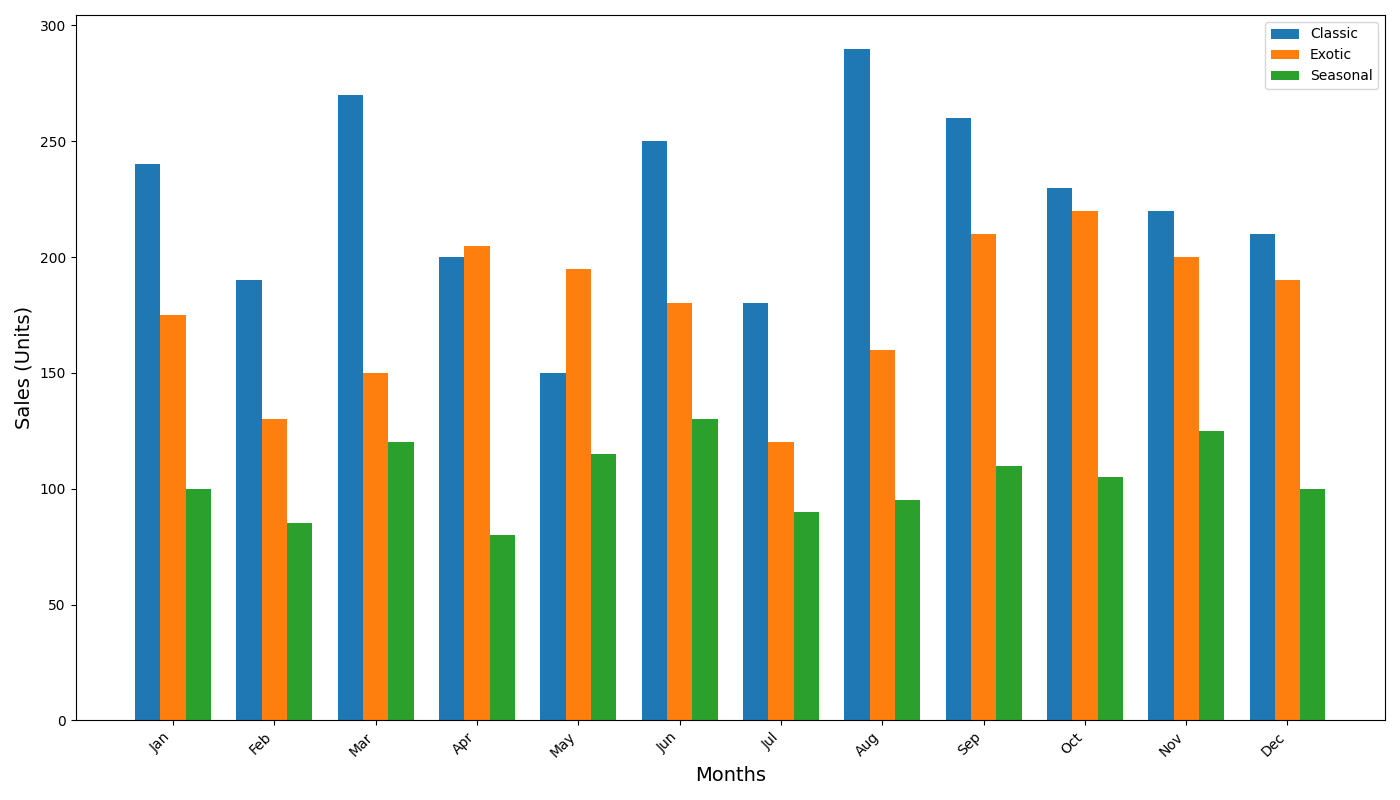

This chart was generated by the following Python code:
import matplotlib.pyplot as plt
import numpy as np

months = ["Jan", "Feb", "Mar", "Apr", "May", "Jun",
          "Jul", "Aug", "Sep", "Oct", "Nov", "Dec"]

classic_sales = np.array([240, 190, 270, 200, 150, 250, 180, 290, 260, 230, 220, 210])
exotic_sales = np.array([175, 130, 150, 205, 195, 180, 120, 160, 210, 220, 200, 190])
seasonal_sales = np.array([100, 85, 120, 80, 115, 130, 90, 95, 110, 105, 125, 100])

x = np.arange(len(months))
width = 0.25

fig, ax = plt.subplots(figsize=(14, 8))

ax.bar(x - width, classic_sales, width, label='Classic', color='#1f77b4')
ax.bar(x, exotic_sales, width, label='Exotic', color='#ff7f0e')
ax.bar(x + width, seasonal_sales, width, label='Seasonal', color='#2ca02c')

ax.set_xlabel('Months', fontsize=14)
ax.set_ylabel('Sales (Units)', fontsize=14)
ax.set_xticks(x)
ax.set_xticklabels(months, rotation=45, ha='right')
ax.legend()

plt.tight_layout()
plt.show()
